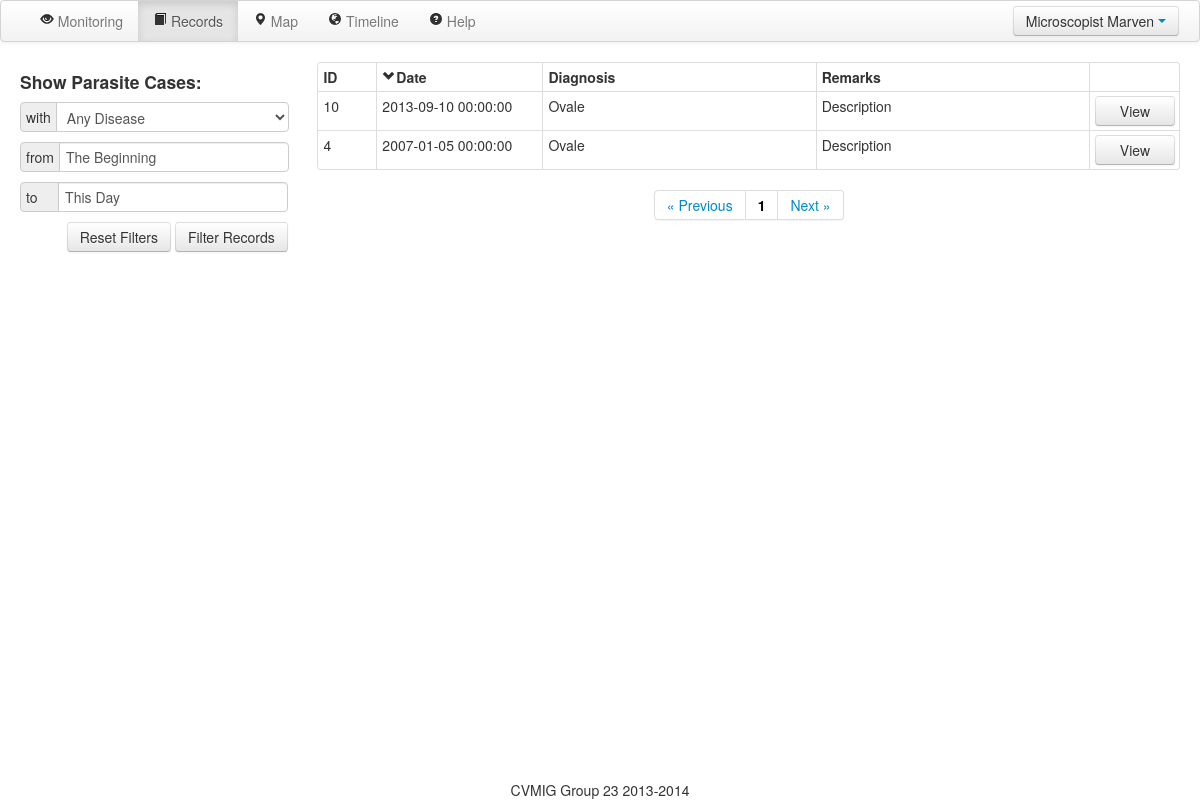
Page /records/ (signed in) on the earlier database version.
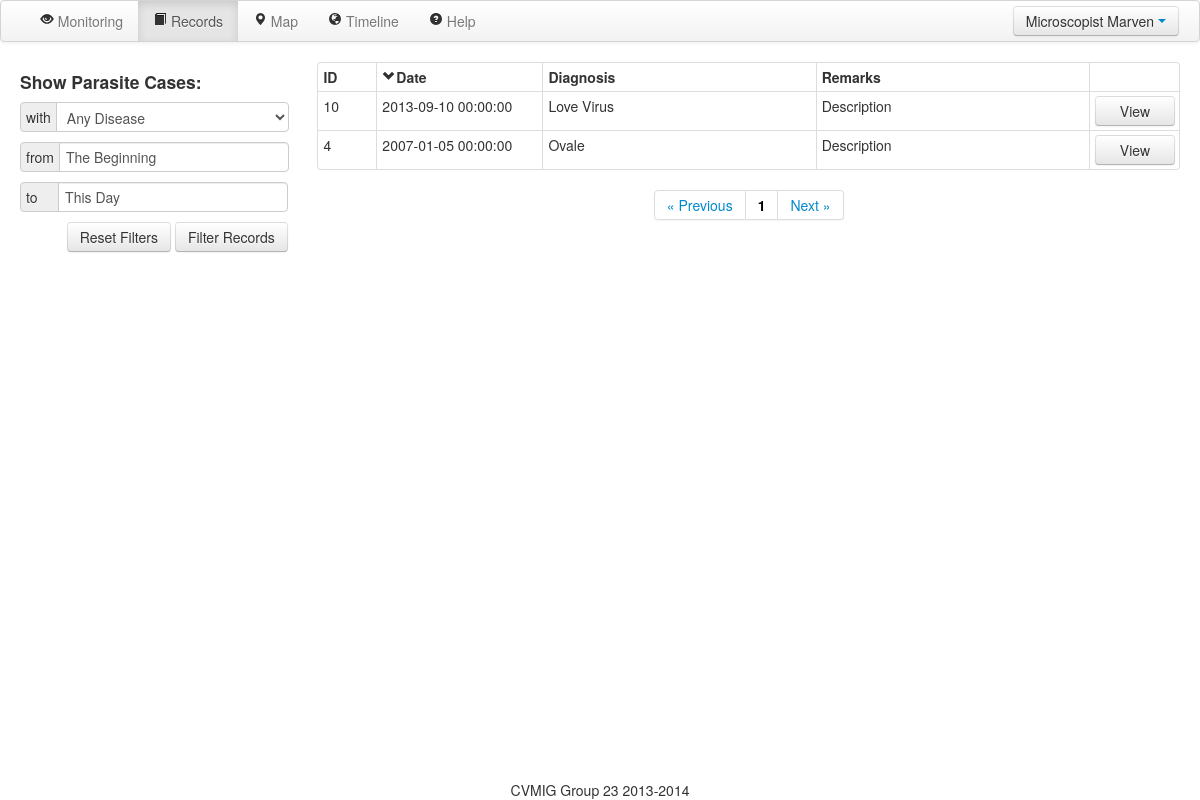
Same page on the later database version.
### serveus/models.py (models this page shows, shortened)
class UserType(db.Model):
    __tablename__ = 'usertype'
    id = db.Column(db.Integer, primary_key=True)
    name = db.Column(db.String(80), unique=True)
    users = db.relationship('User', backref='usertype', lazy='dynamic')
    def __str__(self):
        return self.name

class User(db.Model, UserMixin):
    __tablename__ = 'user'
    id = db.Column(db.Integer, primary_key=True)
    username = db.Column(db.String(80), unique=True)
    password = db.Column(db.String(120))
    firstname = db.Column(db.String(100))
    lastname = db.Column(db.String(100))
    usertype_id = db.Column(db.Integer, db.ForeignKey('usertype.id'))
    case =  db.relationship('Case', backref='user', lazy='dynamic')
    contact = db.Column(db.String(80))
    email = db.Column(db.String(80),unique=True)

class Case(db.Model):
    __tablename__ = 'case'
    id = db.Column(db.Integer, primary_key=True)
    date = db.Column(db.DateTime())
    parasite = db.Column(db.String(100))
    description = db.Column(db.String(1000))
    comment = db.Column(db.String(1000))
    lat = db.Column(db.Float)
    lng = db.Column(db.Float)
    user_id = db.Column(db.Integer, db.ForeignKey('user.id'))
    images = db.relationship('Image', backref='case', lazy='dynamic')

### serveus/views.py (the view)
@app.route('/records/')
@login_required
def records():
    print request.args.get('page')
    if not request.args.get('page'):
        page = 1
    else:
        page = int(request.args.get('page'))
    if request.args:
        parasiteSelected = request.args.get('parasite_selection')
        parasiteIndex = parasiteList.index(parasiteSelected)
        date_start = request.args.get('date_start')
        date_end = request.args.get('date_end')
        sort_by = request.args.get('sort_by')
        order = request.args.get('order')
        caseList=''
        if date_start != 'The Beginning' :
            a=request.args.get('date_start')
            b=a.split('/')
            dt=datetime.date(int(b[2]),int(b[0]),int(b[1]))
            a=request.args.get('date_end')
            b=a.split('/')
            dte=datetime.date(int(b[2]),int(b[0]),int(b[1])) + datetime.timedelta(days=1)
        else :
            dt=datetime.date(1000,1,1)
            dte=datetime.date(9000,12,31)
        sortby=''
        if sort_by== 'date':
            sortby='date'
        elif sort_by== 'parasite':
            sortby='parasite'
        elif sort_by== 'description':
            sortby='description'
        else:
            sortby='id'
        param= "\"case\"."+sortby+" "+order
        print param
        if parasiteIndex == 0: # Display all
            caseList= Case.query.filter(Case.date>=dt,Case.date<=dte).order_by(param)
        else:
            caseList = Case.query.filter(Case.parasite==parasiteList[parasiteIndex],Case.date>=dt,Case.date<=dte).order_by(param)
    else:
        parasiteIndex = 0
        date_start = "The Beginning"
        date_end = "This Day"
        sort_by = "date"
        order = "desc"
        caseList = Case.query.order_by(Case.date.desc())
    if (str(current_user.usertype)=='Microscopist'):
        templist=[]
        for i in caseList:
            if(i.user == current_user):
                templist.append(i)
        caseList=templist
    caseList = [i for i in caseList]
    pagination = Pagination(page, Pagination.PER_PAGE, len(caseList))
    caseList = caseList[(page-1)*Pagination.PER_PAGE : ((page-1)*Pagination.PER_PAGE) + Pagination.PER_PAGE]
    return render_template("records.html", caseList = caseList, pagination = pagination, parasiteList = parasiteList, parasiteIndex = parasiteIndex, date_start = date_start, date_end = date_end, sort_by = sort_by, order = order, user = current_user)

### serveus/misc.py (called while the page is built)
    @property
    def pages(self):
        return int(ceil(self.total_count / float(self.per_page)))

    @property
    def has_prev(self):
        return self.page > 1

    @property
    def has_next(self):
        return self.page < self.pages

    def iter_pages(self, left_edge=2, left_current=2,
                   right_current=5, right_edge=2):
        last = 0
        for num in xrange(1, self.pages + 1):
            if num <= left_edge or \
               (num > self.page - left_current - 1 and \
                num < self.page + right_current) or \
               num > self.pages - right_edge:
                if last + 1 != num:
                    yield None
                yield num
                last = num

### serveus/views.py (called while the page is built)
@login_manager.user_loader
def load_user(userid):
    return User.query.get(userid)

### serveus/templates/records.html (shortened to what this page needs)
<!DOCTYPE html>
<html>
	<head>
		<link href="/static/css/bootstrap.min.css" rel="stylesheet" media="screen">
		<link href="/static/css/bootstrap-responsive.css" rel="stylesheet">
        <link href="/static/css/eyecon-datepicker.css" rel="stylesheet">
	</head>
	<body>
    <div id="super">
		<div class="navbar" style="width: 100%;">
			<div class="navbar-inner">
                <ul class="nav pull-right">
                    <div class="btn-group">
                        <a class="btn dropdown-toggle" data-toggle="dropdown" href="#">
                        {{user.usertype.name}} {{ user.username }}
                        <span class="caret"></span>
                        </a>
                    </div>
                </ul>
                <div class="nav-collapse collapse">
                    <div>
                        <ul class="nav pull-left">
                            <li>&nbsp</li>
                            <li><a href="/monitoring/"><i class="icon-eye-open"></i> Monitoring</a></li>
                            <li class="active"><a href="#"><i class="icon-book"></i> Records</a></li>
                            <li><a href="/map/"><i class="icon-map-marker"></i> Map</a></li>
                            <li><a href="/timeline/"><i class="icon-globe"></i> Timeline</a></li>
                            <li><a href="#helpModal" id="help" data-toggle="modal"><i class="icon-question-sign"></i> Help</a></li>
                        </ul>
                    </div>
                </div>
			</div>
		</div>
		<div class="container-fluid">
            <div class="row-fluid">
				<form action="/records/" method="get" name="filter" class="span3 container" style="background-color: white; ">
					<h4>Show Parasite Cases:</h4>
					<div class="input-prepend" style="width: 100%">
                    <span class="add-on">with</span>
					<select style="width: calc(100% - 35px)" name="parasite_selection">
                    {% for i in parasiteList %}
                        <option {% if loop.index0 == parasiteIndex %}selected{% endif %}>{{ i }}</option>
                    {% endfor %}
					</select>
					</div>
                    <br>
                    <div class="input-prepend" style="width: 100%">
                    <span class="add-on">from</span>
                    <input type="text" style="width: calc(100% - 52px)" value="{{date_start}}" id="dpd1" name="date_start">
                    </div>
                    <br>
                    <div class="input-prepend" style="width: 100%">
                    <span class="add-on">to&nbsp;&nbsp;&nbsp;&nbsp;</span>
                    <input type="text" style="width: calc(100% - 52px)" value="{{date_end}}" id="dpd2" name="date_end">
                    </div>
                    <br>
                    <div style="text-align: right">
                        <a class="btn" href="/records/" >Reset Filters</a>
                        <input class="btn btn-medium" type="submit" id="submit_button" value="Filter Records" style="height: 30px;">
                    </div>
				</form>
				<div class="span9" style="background-color: white;">
				    <table class="table table-bordered table-condensed">
					<tr>
                    <th class="span1">ID</div>
                    <th class="span2" onclick="sort('date');" style="min-width: 80px; cursor: pointer;">Date <div class="pull-left"><i class="" id="date_chevron"></i></div>
                    <th class="span3" onclick="sort('parasite');" style="cursor: pointer;">Diagnosis <div class="pull-left"></div>
                    <th class="span3" onclick="sort('description');" style="cursor: pointer;">Remarks <div class="pull-left"></div>
                    <th class="span1">
                    {% for i in caseList %}
					<tr><td>{{i.id}}<td>{{i.date}}<td>{{i.parasite}}<td>{{i.description}}<td><a href="/case/{{ i.id }}/" class="btn" style="width: calc(100% - 25px)">View</a>
                    {% endfor %}
                    {% if pagination.pages %}
                    <div class="pagination" style="text-align: center">
                    <ul>
                    <li><a href="#" {% if pagination.has_prev %}onclick="set_page('{{pagination.page - 1}}')"{% endif %}>&laquo; Previous</a></li>
                    {% for page in pagination.iter_pages() %}{% if page %}<li><a href="#" {% if page != pagination.page %}onclick="set_page('{{page}}')"{% else %}style="color: black; font-weight: bold"{% endif %}>{{ page }}</a></li>{% endif %}{% endfor %}
                    <li><a href="#"{% if pagination.has_next %}onclick="set_page('{{pagination.page + 1}}')"{% endif %}>Next &raquo;</a></li>
                    </ul>
                    </div>
                    {% endif %}
				</div>
			</div>
		</div>
        <div id="footer">CVMIG Group 23 2013-2014</div>
	</body>
</html>

### serveus/templates/records.html (style rules this page uses)
html, body { margin:0; padding:0; height:100%; }
#super { min-height:100%; position:relative; }
#footer { position:absolute; bottom:0; width:100%; height: 20px; text-align: center; }

Differences in the rows shown:
changed Case id 10: parasite "Ovale" → "Love Virus"
